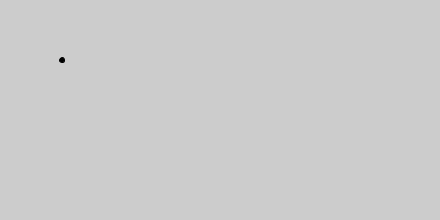
Frame 1 (no input)
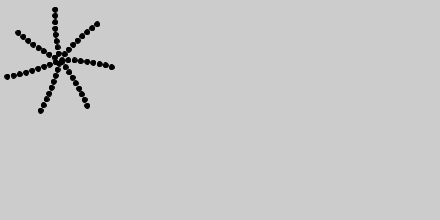
Frame 60 (the mouse pressed at the canvas centre just before this capture)
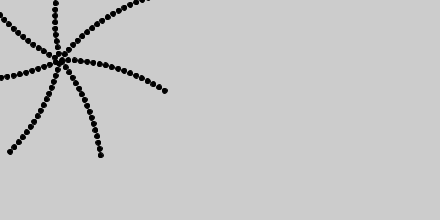
Frame 120 (the mouse held since frame 60 and released just before this capture)

The Processing sketch that drew these frames (run headless with seeded random() and noise(); from frame 60 on, the mouse is pressed at the canvas centre):

// Processing sketch: processing_40064
// ── processing_40064.pde

float angle = 0.0;
float offset = 60;
float scalar = 2;
float speed = 0.9;

void setup() {
  size(440,220);
  fill(0);
  smooth();
}

void draw() {
//background(10);
float x = offset + cos(angle) * scalar;
float y = offset + sin(angle) * scalar;
//float z = offset + sin(angle+0.8) * scalar;

ellipse(x,y,5,5);
////ellipse(120,y,70,70);
//ellipse(160,z,2,2);

angle+=speed;
scalar+=speed;
}
